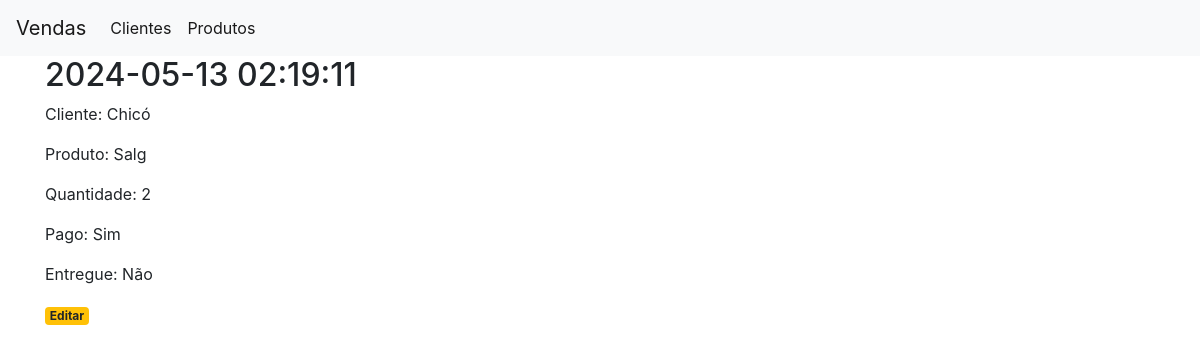
The page /vendas/2 on the database its author committed.
### app.py (models this page shows)
class Vendas(db.Model):
    id = db.Column(db.Integer, primary_key=True)
    datahora = db.Column(db.DateTime, default=datetime.datetime.now)
    cliente = db.Column(db.String(80), nullable=False)
    produto = db.Column(db.String(30), nullable=False)
    qtde = db.Column(db.Integer, nullable=False)
    pago = db.Column(db.String(10), nullable=False)
    entregue = db.Column(db.String(10), nullable=False)

### app.py (the view)
@app.route('/vendas/<int:venda_id>')
def venda(venda_id):
    venda = get_venda(venda_id)
    return render_template('venda.html', venda = venda)

### app.py (called while the page is built)
def get_venda(venda_id):
    venda = Vendas.query.filter_by(id=venda_id).first()
    if venda is None:
        abort(404)
    return venda

### templates/venda.html
{% extends 'base.html' %}
{% block content %}
    <h2>{% block title %} {{ venda['datahora'] }} {% endblock %}</h2>
    <p>Cliente: {{ venda['cliente'] }}</p>
    <p>Produto:  {{ venda['produto'] }}</p>
    <p>Quantidade:  {{ venda['qtde'] }}</p>
    <p>Pago:  {{ venda['pago'] }}</p>
    <p>Entregue:  {{ venda['entregue'] }}</p>
    <a href="{{ url_for('edit_venda', venda_id=venda['id']) }}">
        <span class="badge badge-warning">Editar</span>
    </a>
{% endblock %}

### rows shown on the page
Vendas: datahora "2024-05-13 02:19:11", cliente "Chicó", produto "Salg", qtde "2", pago "Sim", entregue "Não"
